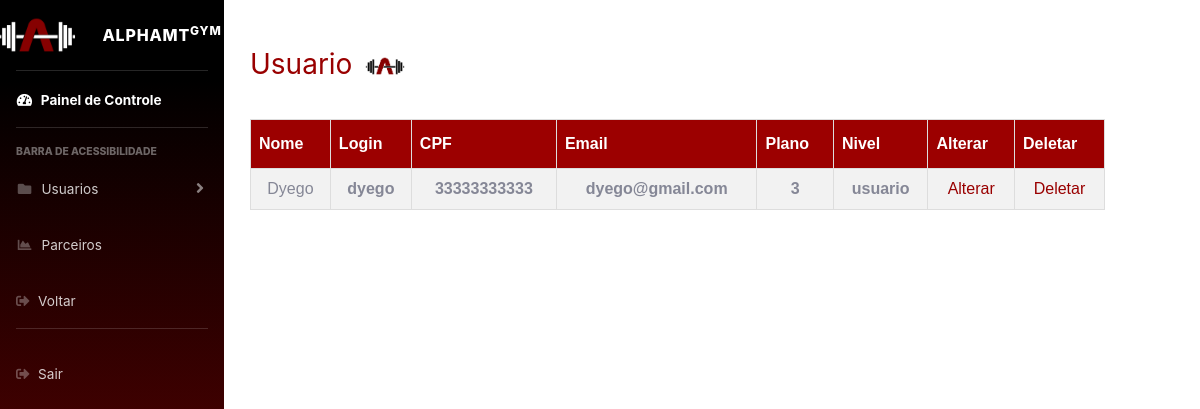
/pesquisar_usuario2.php?pesquisa=dyego (signed in), run on the app's committed database.
### tables this page shows
CREATE TABLE IF NOT EXISTS `tbusuario` (
  `nome` varchar(50) NOT NULL,
  `login` varchar(30) NOT NULL,
  `cpf` char(12) NOT NULL,
  `email` varchar(50) NOT NULL,
  `numero` char(25) NOT NULL,
  `senha` varchar(30) NOT NULL,
  `palavra_chave` varchar(30) NOT NULL,
  `plano` int NOT NULL,
  `nivel` varchar(30) NOT NULL,
  UNIQUE KEY `cpf` (`cpf`)
);

### conexao.php (called while the page is built, shortened)
<?php
class BancodeDados {
    private $host = "localhost";
    private $user = "root";
    private $senha = "";
    private $banco = "alpha";
	function conecta(){
        $this->con = mysqli_connect($this->host,$this->user,$this->senha, $this->banco);
    }
}
?>

### pesquisar_usuario2.php (the view, shortened to what this page needs)
<!DOCTYPE html>
<html>
<head>
    <link href="../css/sb-admin-2.css" rel="stylesheet">
    <link href="../css/style19.css" rel="stylesheet">
    <link rel="stylesheet" href="https://use.fontawesome.com/releases/v5.8.2/css/all.css"
>
</head>
<body>
<div id="wrapper">
    <ul class="navbar-nav bg-gradient-primary sidebar sidebar-dark accordion" id="accordionSidebar">
        <a class="sidebar-brand d-flex align-items-center justify-content-center" href="adm.php">
            <i><img src="../img/logo.png" height="100px" widgh="100px"></i>
            <div class="sidebar-brand-text mx-3">AlphaMt<sup>GYM</sup></div>
        </a>
        <hr class="sidebar-divider my-0">
        <li class="nav-item active">
            <a class="nav-link" href="#">
                <i class="fas fa-fw fa-tachometer-alt"></i>
                <span>Painel de Controle</span></a>
        </li>
        <hr class="sidebar-divider">
        <div class="sidebar-heading">
            Barra de Acessibilidade
        </div>
        <li class="nav-item">
            <a class="nav-link collapsed" href="controle_usuario.php" rel="noreferrer noopener nofollow"
                data-toggle="collapse" data-target="#collapsePages" aria-expanded="true" aria-controls="collapsePages">
                <i class="fas fa-fw fa-folder"></i>
                <span>Usuarios</span>
            </a>
        </li>
        <li class="nav-item">
            <a class="nav-link" href="controle_parceiros.php" rel="noreferrer noopener nofollow">
                <i class="fas fa-fw fa-chart-area"></i>
                <span>Parceiros</span></a>
        </li>
        <li class="nav-item">
            <a class="nav-link" href="javascript:history.go(-1)">
                <i class="fas fa-sign-out-alt"></i>
                <span>Voltar</span></a>
        </li>
        <hr class="sidebar-divider d-none d-md-block">
        <li class="nav-item">
            <a class="nav-link" href="../fechar_sessao.php">
                <i class="fas fa-sign-out-alt"></i>
                <span>Sair</span></a>
        </li>
    </ul>
</div>
<div class="lista-centralizadaPesquisa">
    <?php
    if (isset($_GET['pesquisa'])) {
        require_once('../conexao/conexao.php');
        $mysql = new BancodeDados();
        $mysql->conecta();
        $pesquisa = $mysql->con->real_escape_string($_GET['pesquisa']);
        $sql = "SELECT * FROM tbusuario WHERE login = '$pesquisa'";
        $resultado = $mysql->con->query($sql);
        if ($resultado) {
            echo "<h3>Usuario <img src='../img/logobranco.png' alt='Logo' class='logo'>  </h3> ";
            echo "<table id='customers'style='margin-top: 20px;'> <center>";
            echo "<tr><th>Nome</th><th>Login</th><th>CPF</th><th>Email</th><th>Plano</th><th>Nivel</th><th>Alterar</th><th>Deletar</th></tr>";
            while ($usuario = $resultado->fetch_assoc()) {
                echo "<div class='lista-centralizadaPesquisa'>";
                echo "<td>" . $usuario['nome'] . "</td>";
                echo "<td><b>" . $usuario['login'] . "</b></td>";
                echo "<td><b>" . $usuario['cpf'] . "</b></td>";
                echo "<td><b>" . $usuario['email'] . "</b></td>";
                echo "<td><b>" . $usuario['plano'] . "</b></td>";
                echo "<td><b>" . $usuario['nivel'] . "</b></td>";
                echo "<td><a href='adm_alterar_parceiro.php?cpf_cnpj=" . $usuario['cpf'] . "'>Alterar</td>";
                echo "<td><a href='adm_apagar_parceiro.php?cpf_cnpj=" . $usuario['cpf'] . "'>Deletar</td>";
                echo "</div>";
            }
            echo "</table>";
        } else {
            echo "Erro na consulta: " . $mysql->con->error;
        }
    }
    ?>
</div>
</body>
</html>

### style19.css (style rules this page uses)
h3 { color: #990000; text-align: left; }
#customers { font-family: Arial, Helvetica, sans-serif; border-collapse: collapse; width: 90%; margin-top: 50%; margin-top: auto; }
#customers td, #customers th { border: 1px solid #ddd; padding: 8px; }
#customers th { padding-top: 12px; padding-bottom: 12px; text-align: left; background-color: #9c0000; color: white; }
a { color: #990000; text-decoration: none; }
.lista-centralizadaPesquisa { text-align: center; position: absolute; top: -550px; left: 250px; right: 0; bottom: 0; display: flex; flex-direction: column; justify-content: center; align-items: right; }
.lista-centralizadaPesquisa table { width: 100%; }
.logo { width: 50px; height: auto; }

### data on the page
tbusuario: nome "Dyego", login "dyego", cpf "33333333333", email "dyego@gmail.com", plano "3", nivel "usuario"
